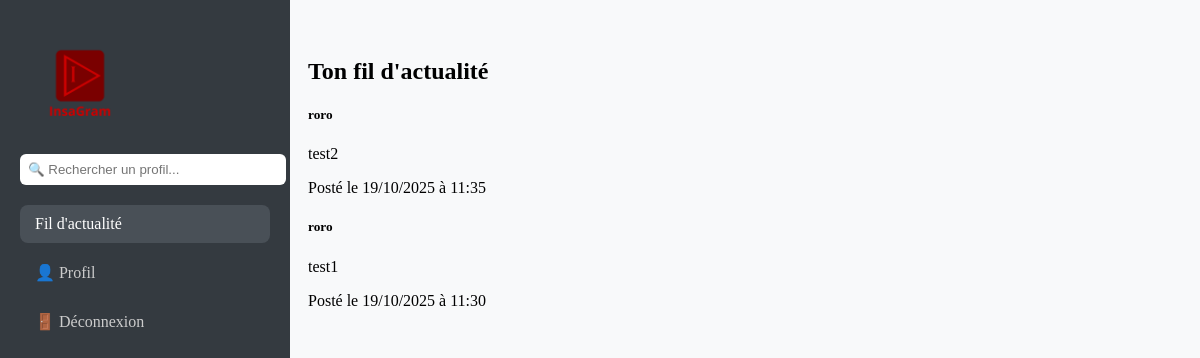
Page /feed (signed in) on the committed database.
### app.py (models this page shows, shortened)
class Post(db.Model):
    id = db.Column(db.Integer, primary_key=True)
    user_id = db.Column(db.Integer, db.ForeignKey('user.id'), nullable=False)
    content = db.Column(db.String(255), nullable=False)
    date_posted = db.Column(db.DateTime, default=lambda: datetime.now(PARIS))
    likes = db.relationship('Like', backref='post', lazy=True)
    comments = db.relationship('Comment', backref='post', lazy=True)

class User(db.Model):
    id = db.Column(db.Integer, primary_key=True)
    name = db.Column(db.String(80), unique=False, nullable=False)
    username = db.Column(db.String(80), unique=True, nullable=False)
    password = db.Column(db.String(80), nullable=False)
    email = db.Column(db.String(120), unique=True, nullable=False)
    biography = db.Column(db.Text, nullable=True)
    posts = db.relationship('Post', backref='author', lazy=True)
    followed = db.relationship(
        'User',
        secondary=followers,
        primaryjoin=(followers.c.follower_id == id),
        secondaryjoin=(followers.c.followed_id == id),
        backref=db.backref('followers', lazy='dynamic'),
        lazy='dynamic'
    )

### app.py (the view)
@app.route('/feed')
def feed():
    user = User.query.filter_by(username=session['username']).first()
    followed_users = user.followed.all()
    posts = Post.query.filter(Post.user_id.in_([u.id for u in followed_users])) \
                      .order_by(Post.date_posted.desc()) \
                      .limit(20) \
                      .all()
    return render_template('timeline.html', posts=posts)

### templates/timeline.html (shortened to what this page needs)
<!DOCTYPE html>
<html lang="fr">
<head>
</head>
<body>
    <div class="sidebar">
        <img src="{{ url_for('static', filename='images/LOGO_sidebar.png') }}" alt="Logo InsaGram" class="logo">
        <form class="search-box" method="GET" action="{{ url_for('search') }}">
            <input type="text" name="q" placeholder="🔍 Rechercher un profil..." aria-label="Rechercher">
        </form>
     <a href="{{ url_for('feed') }}"
        class="{% if request.endpoint == 'feed' %}active disabled{% endif %}"
        {% if request.endpoint == 'feed' %}tabindex="-1" aria-disabled="true"{% endif %}>
    Fil d'actualité
    </a>
    <a href="{{ url_for('profile') }}"
        class="{% if request.endpoint == 'profile' %}active disabled{% endif %}"
        {% if request.endpoint == 'profile' %}tabindex="-1" aria-disabled="true"{% endif %}>
        👤 Profil
    </a>
        <a href="{{ url_for('logout') }}">🚪 Déconnexion</a>
    </div>
<div class="main-content">
    <h2>Ton fil d'actualité</h2>
    {% if posts %}
        {% for post in posts %}
            <div class="card">
                <div class="card-body">
                    <h5 class="card-title">{{ post.author.username }}</h5>
                    <p class="card-text">{{ post.content }}</p>
                    <p class="card-text text-muted">
                        Posté le {{ post.date_posted.strftime('%d/%m/%Y à %H:%M') }}
                    </p>
                </div>
            </div>
        {% endfor %}
    {% else %}
        <p>Aucun post à afficher. Suivez des utilisateurs pour voir leurs posts !</p>
    {% endif %}
</div>
</html>

### templates/timeline.html (style rules this page uses)
body { display: flex; min-height: 100vh; background-color: #f8f9fa; }
.sidebar { width: 250px; background-color: #343a40; color: white; padding: 20px; position: fixed; height: 100%; top: 0; left: 0; }
.sidebar a { display: block; color: #ccc; text-decoration: none; padding: 10px 15px; border-radius: 8px; margin-bottom: 10px; }
.sidebar a:hover, .sidebar a.active { background-color: #495057; color: white; }
.search-box input { width: 100%; padding: 8px; border: none; border-radius: 6px; margin-bottom: 20px; }
img.logo { width: 120px; margin-bottom: 10px; }
.main-content { margin-left: 270px; padding: 30px; width: calc(100% - 270px); }

### rows in the picture
Post: author.username "roro", content "test2", date_posted "19/10/2025 à 11:35"
Post: author.username "roro", content "test1", date_posted "19/10/2025 à 11:30"
